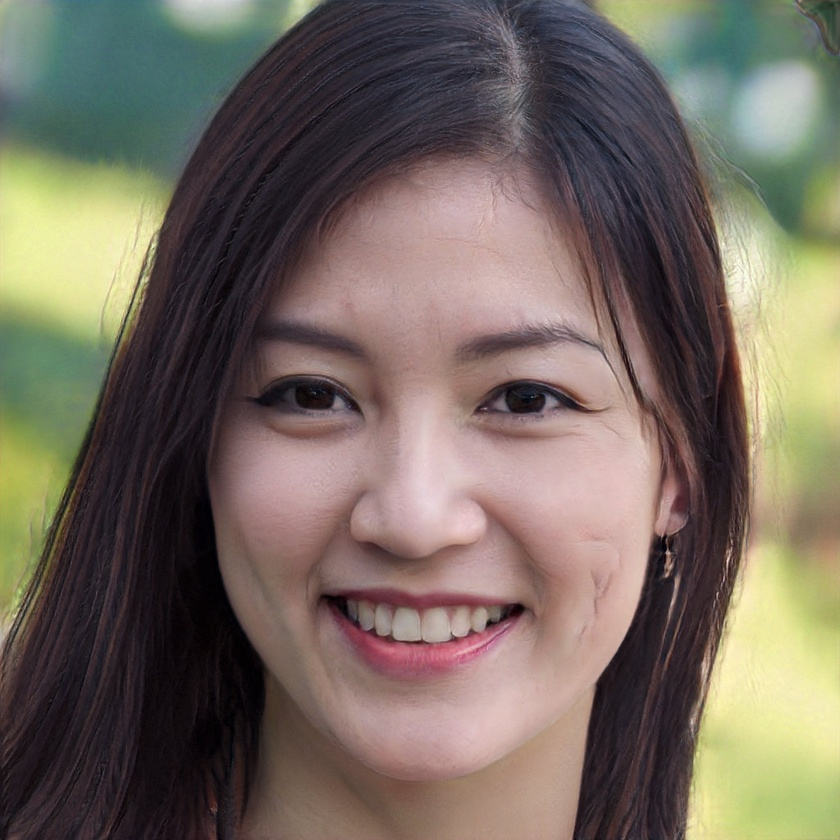
#> input picture face.jpg, 840 x 840 px, shrunk from 1024 x 1024 before the run
$ python LBP_test.py
#> lines starting #> are read from the running program, lines starting #| are printed output that depends on the picture; after the words box and inside, x2 and y2 are one past the last pixel; in counts of white or black regions, pixels touching at a corner belong together
#t17--------------------------------
#lbp特征提取
import cv2 as cv

# 读取原始图像
img= cv.imread('../face.jpg')
#> img is the input picture: shape (840, 840, 3); mean B, G, R 95.7, 106.8, 117.4
cv.imshow('img',img)

face_detect = cv.CascadeClassifier("../lbpcascade_frontalcatface.xml")

# 检测人脸
# 灰度处理
gray = cv.cvtColor(img, code=cv.COLOR_BGR2GRAY)
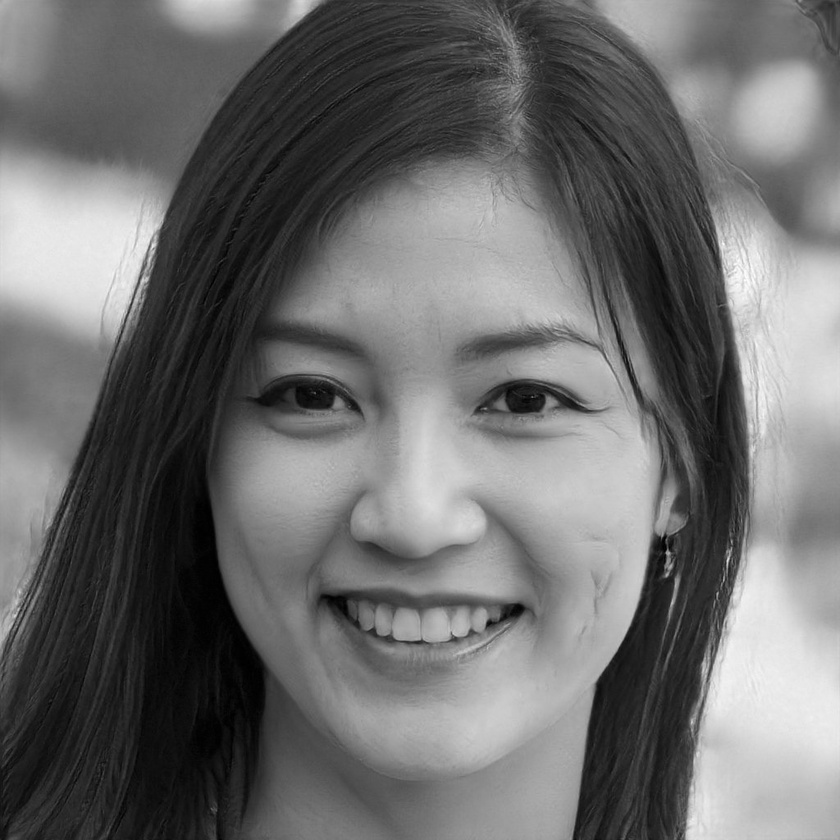
#> gray: shape (840, 840); min 0, max 253, mean 108.7

#进行中值滤波
gray = cv.medianBlur(gray,3)

# 检查人脸 按照1.01倍缩放 检测到5次才能确认
face_zone = face_detect.detectMultiScale(gray, scaleFactor = 1.01, minNeighbors = 5) # maxSize = (55,55)
#> face_zone = [[149, 182, 562, 562]]
print ('识别人脸的信息：\n',face_zone)
#| 识别人脸的信息：
#|  [[149 182 562 562]]

# 绘制矩形和圆形检测人脸
for x, y, w, h in face_zone:
    # 绘制矩形人脸区域
    cv.rectangle(img, pt1 = (x, y), pt2 = (x+w, y+h), color = [0,0,255], thickness=w//20)
    # 绘制圆形人脸区域 radius表示半径
    cv.circle(img, center = (x + w//2, y + h//2), radius = w//2, color = [0,255,0], thickness = w//20)
#> this loop made 1 pass
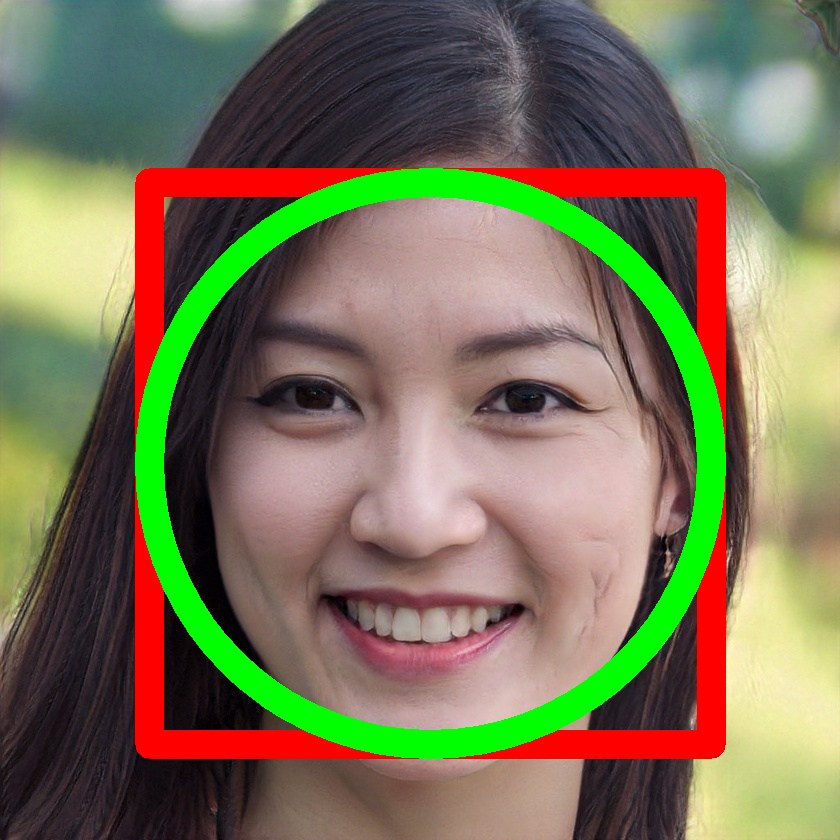
#> img: shape (840, 840, 3); 13.65% of pixels changed, all inside (x1, y1, x2, y2) = (135, 168, 726, 759)

# 设置图片可以手动调节大小
#cv.namedWindow("face_detection", 0)

# 显示图片
cv.imshow("face_detection", img)
cv.imwrite("face_detection.jpg", img)

# 等待显示 设置任意键退出程序
cv.waitKey(0)
cv.destroyAllWindows()

$ run again, with person3.jpg copied over face.jpg
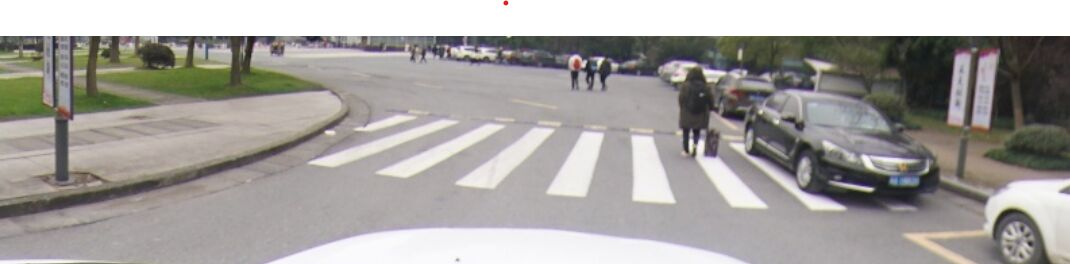
#> input picture person3.jpg, 1070 x 264 px
#> img is the input picture: shape (264, 1070, 3); mean B, G, R 158.4, 161.3, 164.6
#> `gray = cv.cvtColor(img, code=cv.COLOR_BGR2GRAY)`:
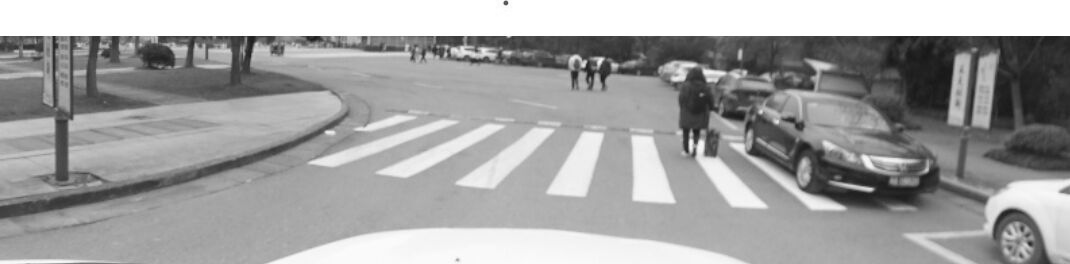
#> gray: shape (264, 1070); min 23, max 255, mean 161.9
#> face_zone = ()
#| 识别人脸的信息：
#|  ()
